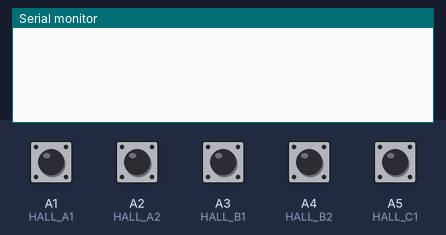
The sketch below on a simulated Arduino Nano, built with avr-gcc and run on an emulated ATmega328P. Shown: the last lines printed to the serial monitor. Inputs (shaded band) come from the test bench; at power-on: A1 (HALL_A1), A2 (HALL_A2), A3 (HALL_B1), A4 (HALL_B2), A5 (HALL_C1) HIGH.

Above: at 1.2 s.
1.3 s: A1 (HALL_A1) pulled LOW for 0.15 s
At 2.4 s:
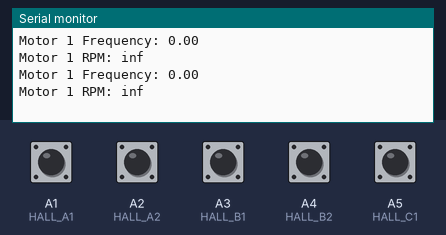
2.9 s: A2 (HALL_A2) pulled LOW for 0.15 s
At 3.6 s:
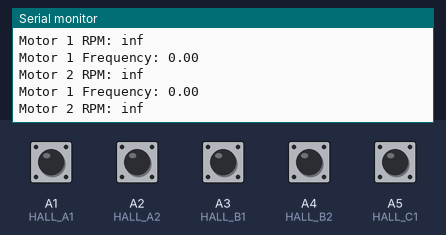

The sketch:

rpm_detection.ino
```cpp
// RPM Detection from Hall Effect Sensor (code that will be added into main BLDC motor code OR add PID controller code into this one)
// We want to know how frequent the hall sensor identifies motor state changes
// Key problem: we have 2 motors to control but want to just run 1 code with 1 controller, so avoid using 'while loop' in loop() function
// We cannot allow the code to become stuck within 'while loop' for the first motor (if conditions aren't met) and must continue for the second motor

// *** Need to adjust saveTimeData() function. Right now array would only call same values every time ***

#define HALL_A1 A1
#define HALL_A2 A2
#define HALL_B1 A3
#define HALL_B2 A4
#define HALL_C1 A5
#define HALL_C2 A6

#define HALL_REPETITVE_COUNT 5 // choose odd number to set hall sensor based on majority of simulataneous readings

#define NUM_AVERAGES 10

// global variables for dual motors: motor1 and motor2
double data1[NUM_AVERAGES];
double data2[NUM_AVERAGES];
double rpmOut1; // RPM global variable used for PID controller
double rpmOut2;

// functions
void saveTimeData(unsigned long timePerState1, unsigned long timePerState2);
double averageTime(double data[]);
double findRPM1(double average1); // separate return functions for each of the 2 motors
double findRPM2(double average2);

void setup() {
  Serial.begin(115200);
  pinMode(HALL_A1, INPUT_PULLUP);
  pinMode(HALL_A2, INPUT_PULLUP);
  pinMode(HALL_B1, INPUT_PULLUP);
  pinMode(HALL_B2, INPUT_PULLUP);
  pinMode(HALL_C1, INPUT_PULLUP);
  pinMode(HALL_C2, INPUT_PULLUP);
}

void loop() {
  static byte prevState1 = readState1(); // initialize states
  static byte prevState2 = readState2();

  byte currentState1 = readState1(); // currentState will always renew to readState() for each iteration
  byte currentState2 = readState2();

  static unsigned long timeEnter1 = 0, timeLeave1 = 0; // initialize times
  static unsigned long timeEnter2 = 0, timeLeave2 = 0;

  // *** Needs to be adjusted to become an array for saveTimeData() function ***
  static unsigned long timePerState1;
  static unsigned long timePerState2;

  // motor 1
  if (currentState1 != prevState1) { // when state has changed
    prevState1 = readState1();
    timeLeave1 = millis(); // stop timer
    timePerState1 = timeLeave1 - timeEnter1; // ignore first iteration
    timeEnter1  = millis(); // start timer
    double freq1 = 1/timePerState1; // frequency value for main BLDC motor code for debugging
    Serial.print("Motor 1 Frequency: ");
    Serial.println(freq1);

    saveTimeData(timePerState1, timePerState2);
    double avg1 = calcAverage(data1);
    rpmOut1 = findRPM(avg1);
    Serial.print("Motor 1 RPM: ");
    Serial.println(rpmOut1);
  }

  // motor 2
  if (currentState2 != prevState2) { // when state has changed
    prevState2 = readState2();
    timeLeave2 = millis(); // stop timer
    timePerState2 = timeLeave2 - timeEnter2; // ignore first iteration
    timeEnter2  = millis(); // start timer
    double freq2 = 1/timePerState2; // frequency value for main BLDC motor code for debugging
    Serial.print("Motor 1 Frequency: ");
    Serial.println(freq2);

    saveTimeData(timePerState1, timePerState2);
    double avg2 = calcAverage(data2);
    rpmOut2 = findRPM(avg2);
    Serial.print("Motor 2 RPM: ");
    Serial.println(rpmOut2);
  }
}

// motor 1
byte readState1() { // function to read current state of BLDC motor from hall effect sensor
  byte tallyA1 = 0, tallyB1 = 0, tallyC1 = 0;
  bool readA1 = false, readB1 = false, readC1 = false;

  for (byte i = 0; i < HALL_REPETITVE_COUNT; i++) { // addresses hall sensor noise
    if (digitalRead(HALL_A1))
      tallyA1++;
    if (digitalRead(HALL_B1))
      tallyB1++;
    if (digitalRead(HALL_C1))
      tallyC1++;
  }
  if (tallyA1 > ceil(HALL_REPETITVE_COUNT / 2.))
    readA1 = true;
  if (tallyB1 > ceil(HALL_REPETITVE_COUNT / 2.))
    readB1 = true;
  if (tallyC1 > ceil(HALL_REPETITVE_COUNT / 2.))
    readC1 = true;

  if (readA1 && !readB1 && !readC1)
    return 6;
  else if (readA1 && readB1 && !readC1)
    return 5;
  else if (!readA1 && readB1 && !readC1)
    return 4;
  else if (!readA1 && readB1 && readC1)
    return 3;
  else if (!readA1 && !readB1 && readC1)
    return 2;
  else if (readA1 && !readB1 && readC1)
    return 1;
  return 0; // illegal state error
}

// motor 2
byte readState2() {
  byte tallyA2 = 0, tallyB2 = 0, tallyC2 = 0;
  bool readA2 = false, readB2 = false, readC2 = false;

  for (byte i = 0; i < HALL_REPETITVE_COUNT; i++) { // addresses hall sensor noise
    if (digitalRead(HALL_A2))
      tallyA2++;
    if (digitalRead(HALL_B2))
      tallyB2++;
    if (digitalRead(HALL_C2))
      tallyC2++;
  }
  if (tallyA2 > ceil(HALL_REPETITVE_COUNT / 2.))
    readA2 = true;
  if (tallyB2 > ceil(HALL_REPETITVE_COUNT / 2.))
    readB2 = true;
  if (tallyC2 > ceil(HALL_REPETITVE_COUNT / 2.))
    readC2 = true;

  if (readA2 && !readB2 && !readC2)
    return 6;
  else if (readA2 && readB2 && !readC2)
    return 5;
  else if (!readA2 && readB2 && !readC2)
    return 4;
  else if (!readA2 && readB2 && readC2)
    return 3;
  else if (!readA2 && !readB2 && readC2)
    return 2;
  else if (readA2 && !readB2 && readC2)
    return 1;
  return 0; // illegal state error
}

// *** Need to adjust saveTimeData() function, so it saves past data. Involves making timePerState in loop() function an array too - TO DO ***
void saveTimeData(unsigned long timePerState1, unsigned long timePerState2) { // function to store timePerState values into an array of NUM_AVERAGES values
  double data1[NUM_AVERAGES];
  double data2[NUM_AVERAGES];
  for (int i = 0; i < NUM_AVERAGES; i++) {
    data1[i] = timePerState1;
    data2[i] = timePerState2;
  }
}

double calcAverage(double data[]) { // function to average 10 values
  double total;
  for (int i = 0; i < NUM_AVERAGES; i++) {
    total += data[i]; // sum array
  }
  return total / NUM_AVERAGES;
}

double findRPM(double average) { // function to find RPM (from 12 states in full motor revolution)
  double averageTimePerRev = average*12; // units ms/rev
  double averageRPM = (1/averageTimePerRev)*((double)1000*60); // units rev/min
  return averageRPM;
}
```

Measured:
- after the input at 1.3 s, the serial monitor: prints a new line at once (image 1)
- after the input at 2.9 s, the serial monitor: prints a new line at once (image 2)
